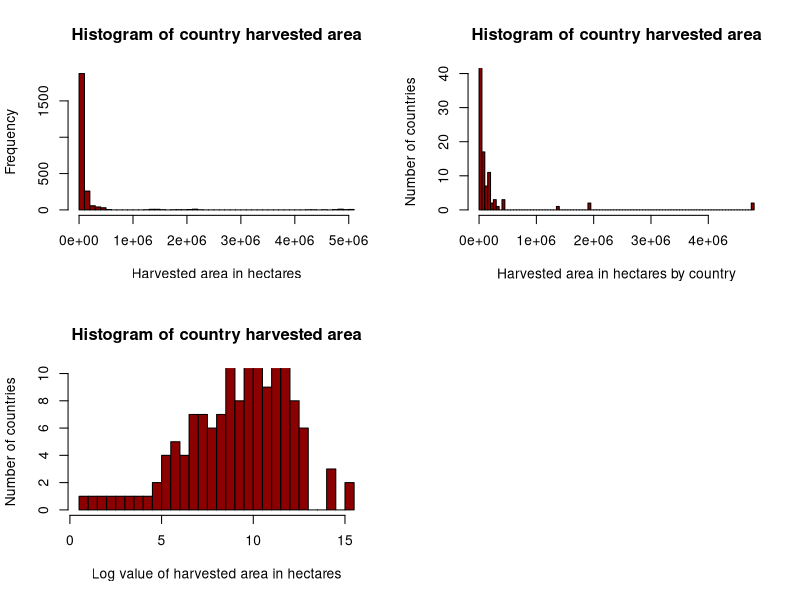
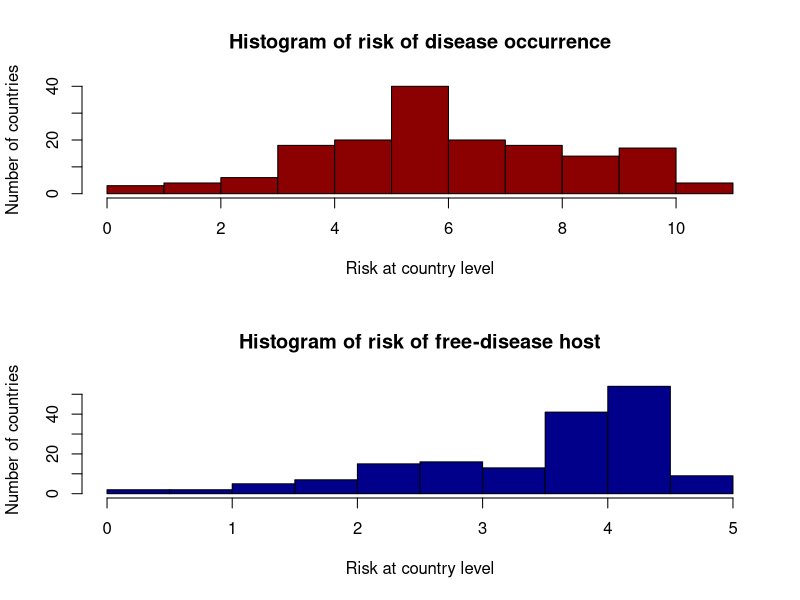

These charts were generated, in order, by the following R code:
## ---- chunk 1
library(igraph)
library(RColorBrewer)
library(dplyr)

HarvestedA <- read.csv("Potatoes_Harvest_2005-2019_FAOSTAT_data_8-22-2021.csv")
#HarvestedA <- read.csv("Bananas_Harvest_2005-2019_FAOSTAT_data_8-22-2021.csv")
#HarvestedA <- read.csv("Cacao_Harvest_2005-2019_FAOSTAT_data_8-22-2021.csv")
#HarvestedA <- read.csv("Coffee_Harvest_2005-2019_FAOSTAT_data_8-22-2021.csv")
#HarvestedA <- read.csv("CommonBeans_Harvest_2005-2019_FAOSTAT_data_8-22-2021.csv")
#HarvestedA <- read.csv("Maize_Harvest_2005-2019_FAOSTAT_data_8-22-2021.csv")
#HarvestedA <- read.csv("Peppers_Harvest_2005-2019_FAOSTAT_data_8-22-2021.csv")
#HarvestedA <- read.csv("Potatoes_Harvest_2005-2019_FAOSTAT_data_8-22-2021.csv")
#HarvestedA <- read.csv("Tomatoes_Harvest_2005-2019_FAOSTAT_data_8-22-2021.csv")
#HarvestedA <- read.csv("Wheat_Harvest_2005-2019_FAOSTAT_data_8-22-2021.csv")
HarvestedArea <- data.frame(HarvestedA)
HarvestedArea1 <- as_tibble(HarvestedArea) %>%
  dplyr::select(Area,Year,Value)%>%
  rename(Country=Area, HarvestArea=Value)

HarvestedArea2<- HarvestedArea1%>%
  group_by(Country) %>%
  summarise(HarvestArea = mean(HarvestArea, na.rm = TRUE))%>%
  filter(HarvestArea > 0) %>%
  mutate(LogHarvestArea = log(HarvestArea))

par(mfrow = c(2, 2))
hist(HarvestedArea1$HarvestArea, 
     breaks = 50,
     col = "darkred",
     xlab = "Harvested area in hectares",
     main = "Histogram of country harvested area")
hist(HarvestedArea2$HarvestArea, 
     breaks = 100,
     ylim = c(0,40),
     col = "darkred",
     xlab = "Harvested area in hectares by country",
     ylab = "Number of countries",
     main = "Histogram of country harvested area")
hist(HarvestedArea2$LogHarvestArea, 
     breaks = 50,
     ylim = c(0,10),
     col = "darkred",
     xlab = "Log value of harvested area in hectares",
     ylab = "Number of countries",
     main = "Histogram of country harvested area")
## ---- chunk 2
HarvestedArea2[HarvestedArea2 == c("Bolivia (Plurinational State of)")] <- c("Bolivia")
HarvestedArea2[HarvestedArea2 == c("China, mainland")] <- c("China")
HarvestedArea2[HarvestedArea2 == c("Democratic Republic of the Congo")] <- c("Congo-Kinshasa")
HarvestedArea2[HarvestedArea2 == c("Congo, Democratic Republic of the")] <- c("Congo-Kinshasa")
HarvestedArea2[HarvestedArea2 == c("Congo, Republic of the")] <- c("Congo Republic")
HarvestedArea2[HarvestedArea2 == c("Bosnia and Herzegovina")] <- c("BiH")
HarvestedArea2[HarvestedArea2 == c("Dominican Republic")] <- c("DOM")
HarvestedArea2[HarvestedArea2 == c("Trinidad and Tobago")] <- c("TT")
HarvestedArea2[HarvestedArea2 == c("United States of America")] <- c("USA")
HarvestedArea2[HarvestedArea2 == c("Venezuela (Bolivarian Republic of)")] <- c("Venezuela")
HarvestedArea2[HarvestedArea2 == c("Central African Republic")] <- c("CF")
HarvestedArea2[HarvestedArea2 == c("Micronesia (Federated States of)")] <- c("Micronesia")
HarvestedArea2[HarvestedArea2 == c("United Kingdom of Great Britain and Northern Ireland")] <- c("UK")
HarvestedArea2[HarvestedArea2 == c("United Arab Emirates")] <- c("UAE")
HarvestedArea2[HarvestedArea2 == c("China, Taiwan Province of")] <- c("Taiwan")
HarvestedArea2[HarvestedArea2 == c("Republic of Korea")] <- c("South Korea")
HarvestedArea2[HarvestedArea2 == c("Russian Federation")] <- c("Russia")
HarvestedArea2[HarvestedArea2 == c("Iran (Islamic Republic of)")] <- c("Iran")
HarvestedArea2[HarvestedArea2 == c("Kyrgyzstan")] <- c("Kyr")
HarvestedArea2[HarvestedArea2 == c("China, Hong Kong SAR")] <- c("Hong Kong")
HarvestedArea2[HarvestedArea2 == c("Syrian Arab Republic")] <- c("Syria")
HarvestedArea2[HarvestedArea2 == c("Saudi Arabia")] <- c("SB")
HarvestedArea2[HarvestedArea2 == c("United Republic of Tanzania")] <- c("Tanzania")
HarvestedArea2[HarvestedArea2 == c("Republic of Moldova")] <- c("Moldova")
HarvestedArea2[HarvestedArea2 == c("China, Macao SAR")] <- c("Macao")
HarvestedArea2[HarvestedArea2 == c("Papua New Guinea")] <- c("PNG")
HarvestedArea2[HarvestedArea2 == c("Democratic People's Republic of Korea")] <- c("North Korea")
HarvestedArea2[HarvestedArea2 == c("Lao People's Democratic Republic")] <- c("Laos")
HarvestedArea2[HarvestedArea2 == c("Saint Vincent and the Grenadines")] <- c("VC")
HarvestedArea2[HarvestedArea2 == c("Saint Kitts and Nevis")] <- c("KN")
HarvestedArea2[HarvestedArea2 == c("Antigua and Barbuda")] <- c("ANTI")
HarvestedArea2[HarvestedArea2 == c("Sao Tome and Principe")] <- c("STD")

#Template:
#Data[Data == "Old name"] <- "New name"
#Example:
#HarvestedArea2[HarvestedArea2 == c("Kyrgyzstan")] <- c("Kyr")
## ---- chunk 3
# Avocados
#DiseaseStatus <- read.csv("1Raffaelea lauricola.csv")

# Bananas
#DiseaseStatus <- read.csv("1Fusarium oxysporum f.sp. cubense tropical race 4.csv")

# Cacao
#DiseaseStatus <- read.csv("3Moniliophthora perniciosa.csv")
# Coffee
#DiseaseStatus <- read.csv("2Colletotrichum kahawae.csv")

# Common beans
#DiseaseStatus <- read.csv("1Groundnut rosette virus.csv")

# Maize
#DiseaseStatus <- read.csv("1Maize lethal necrosis disease.csv")

# Peppers
#DiseaseStatus <- read.csv("2Pepper veinal mottle virus.csv")

# Potatoes
#DiseaseStatus <- read.csv("4Phytophthora erythroseptica var. erythroseptica.csv")

# Tomatoes
#DiseaseStatus <- read.csv("7Tuta absoluta.csv")

# Wheat
#DiseaseStatus <- read.csv("4Tilletia indica.csv")
DiseaseStatus <- read.csv("Ralstonia solanacearum race 3.csv")

DiseaseStatus0 <- as_tibble(DiseaseStatus)%>%
  dplyr::select(Region, Presence, Extent) %>%
  mutate(Extent = ifelse(Extent == "-" & Presence == "Present", "Present", Extent))

a = (DiseaseStatus0[grepl(" - ", DiseaseStatus0$Region), ])
b = a$Region
DiseaseStatus0 = DiseaseStatus0 %>%
  filter(!Region %in% b)

DiseaseStatus1 <- as_tibble(DiseaseStatus0)%>%
  dplyr::select(Region, Extent)

DiseaseStatus1.1 <- DiseaseStatus1 %>%
  dplyr::select(Extent)

DiseaseStatus1.1[DiseaseStatus1.1 == "Widespread"] <- c("5")
DiseaseStatus1.1[DiseaseStatus1.1 == "Native"] <- c("5")
DiseaseStatus1.1[DiseaseStatus1.1 == "Present"] <- c("4")
DiseaseStatus1.1[DiseaseStatus1.1 == "Localized"] <- c("3")
DiseaseStatus1.1[DiseaseStatus1.1 == "Few occurrences"] <- c("2")
DiseaseStatus1.1[DiseaseStatus1.1 == "Transient under eradication"] <- c("1")

DiseaseStatus1.1 <- DiseaseStatus1.1%>%
  mutate(PestLocalPop1=Extent)
DiseaseStatus1.1[,2] <- lapply(DiseaseStatus1.1[,2], as.numeric)

DiseaseStatus1 <- DiseaseStatus1%>%
  mutate(PestLocalPop1=DiseaseStatus1.1$PestLocalPop1)%>%
  rename(Country = Region)
#dat[, l2] <- lapply(dat[, l2], as.numeric)
#rep(1, length.out = length(DiseaseStatus1[,3] == "Present"))
DiseaseStatus1[DiseaseStatus1 == c("United States")] <- c("USA")

DiseaseStatus1[DiseaseStatus1 == c("Bolivia (Plurinational State of)")] <- c("Bolivia")
DiseaseStatus1[DiseaseStatus1 == c("China, mainland")] <- c("China")
DiseaseStatus1[DiseaseStatus1 == c("Democratic Republic of the Congo")] <- c("Congo-Kinshasa")
DiseaseStatus1[DiseaseStatus1 == c("Congo, Democratic Republic of the")] <- c("Congo-Kinshasa")
DiseaseStatus1[DiseaseStatus1 == c("Congo, Republic of the")] <- c("Congo Republic")
DiseaseStatus1[DiseaseStatus1 == c("Bosnia and Herzegovina")] <- c("BiH")
DiseaseStatus1[DiseaseStatus1 == c("Dominican Republic")] <- c("DOM")
DiseaseStatus1[DiseaseStatus1 == c("Trinidad and Tobago")] <- c("TT")
DiseaseStatus1[DiseaseStatus1 == c("United States of America")] <- c("USA")
DiseaseStatus1[DiseaseStatus1 == c("Venezuela (Bolivarian Republic of)")] <- c("Venezuela")
DiseaseStatus1[DiseaseStatus1 == c("Central African Republic")] <- c("CF")
DiseaseStatus1[DiseaseStatus1 == c("Micronesia (Federated States of)")] <- c("Micronesia")
DiseaseStatus1[DiseaseStatus1 == c("United Kingdom of Great Britain and Northern Ireland")] <- c("UK")
DiseaseStatus1[DiseaseStatus1 == c("United Arab Emirates")] <- c("UAE")
DiseaseStatus1[DiseaseStatus1 == c("China, Taiwan Province of")] <- c("Taiwan")
DiseaseStatus1[DiseaseStatus1 == c("Republic of Korea")] <- c("South Korea")
DiseaseStatus1[DiseaseStatus1 == c("Russian Federation")] <- c("Russia")
DiseaseStatus1[DiseaseStatus1 == c("Iran (Islamic Republic of)")] <- c("Iran")
DiseaseStatus1[DiseaseStatus1 == c("Kyrgyzstan")] <- c("Kyr")
DiseaseStatus1[DiseaseStatus1 == c("China, Hong Kong SAR")] <- c("Hong Kong")
DiseaseStatus1[DiseaseStatus1 == c("Syrian Arab Republic")] <- c("Syria")
DiseaseStatus1[DiseaseStatus1 == c("Saudi Arabia")] <- c("SB")
DiseaseStatus1[DiseaseStatus1 == c("United Republic of Tanzania")] <- c("Tanzania")
DiseaseStatus1[DiseaseStatus1 == c("Republic of Moldova")] <- c("Moldova")
DiseaseStatus1[DiseaseStatus1 == c("China, Macao SAR")] <- c("Macao")
DiseaseStatus1[DiseaseStatus1 == c("Papua New Guinea")] <- c("PNG")
DiseaseStatus1[DiseaseStatus1 == c("Democratic People's Republic of Korea")] <- c("North Korea")
DiseaseStatus1[DiseaseStatus1 == c("Lao People's Democratic Republic")] <- c("Laos")
DiseaseStatus1[DiseaseStatus1 == c("Saint Vincent and the Grenadines")] <- c("VC")
DiseaseStatus1[DiseaseStatus1 == c("Saint Kitts and Nevis")] <- c("KN")
DiseaseStatus1[DiseaseStatus1 == c("Antigua and Barbuda")] <- c("ANTI")
DiseaseStatus1[DiseaseStatus1 == c("Sao Tome and Principe")] <- c("STD")

DiseaseStatus1
## ---- chunk 4
library(tidyverse)

DiseaseRisk1 <- merge(HarvestedArea2, DiseaseStatus1, by = 'Country', all = TRUE)

DiseaseRisk1 <- DiseaseRisk1 %>%
  replace_na(list(HarvestArea = 0, LogHarvestArea = 0, PestLocalPop1 = 0, Extent = "Absent")) %>%
  mutate(RelPestLocalPop1 = 1+PestLocalPop1/5)

#Number of countries infected divided by the producing countries:
n <- length(DiseaseStatus1$Country)
N <- length(HarvestedArea2$Country)
nN <- n/N

#Calculating country geographic range (δ)
DiseaseRisk1 <- DiseaseRisk1 %>%
  mutate(AbsGeographic_risk = LogHarvestArea*nN) %>%
  replace_na(list(AbsGeographic_risk = 0))
maxi=max(DiseaseRisk1$AbsGeographic_risk)

DiseaseRisk1 <- DiseaseRisk1 %>%
  mutate(RelGeographic_risk = (5*AbsGeographic_risk/maxi))

#Habitat specificity (ℵ): for example, Raffaela lauricola
primaryHost=1
secondaryHost=0

DiseaseRisk1 <- DiseaseRisk1 %>%
  mutate(Habitat_specificity = 1+log(2*primaryHost+1*secondaryHost))

#Potential pest abundance (φ): Source or risk of release (PestAbundance)
DiseaseRisk1 <- DiseaseRisk1 %>%
  mutate(PestAbundance = ((PestLocalPop1^2)+(RelGeographic_risk^2))^(.5)*(Habitat_specificity))
## ---- chunk 5
#Number of countries non-infected divided by the producing countries:
n <- length(DiseaseStatus1$Country)
N <- length(HarvestedArea2$Country)
nNIntro <- (1 - n/N)

#Calculating country geographic range (δ)
DiseaseRisk2 <- DiseaseRisk1 %>%
  mutate(AbsGeographic_risk2 = LogHarvestArea*nNIntro) %>%
  replace_na(list(AbsGeographic_risk2 = 0))
maxi2=max(DiseaseRisk2$AbsGeographic_risk2)

DiseaseRisk2 <- DiseaseRisk2 %>%
  mutate(RelGeographic_risk2 = 5*AbsGeographic_risk2/maxi2,
         PestLocalPop2=ifelse(PestLocalPop1 %in% 5, 0,
                              ifelse(PestLocalPop1 %in% 4, 1, ifelse(PestLocalPop1 %in% 3, 2, ifelse(PestLocalPop1 %in% 2, 3, ifelse(PestLocalPop1 %in% 1, 4, 5))))))

#Potential pest abundance (φ): Source or risk of release (PestAbundance)
DiseaseRisk2 <- DiseaseRisk2 %>%
  mutate(PestAbundance2 = (((RelGeographic_risk2)^2+(PestLocalPop2)^2)^(.5))*Habitat_specificity)
miniP=min(DiseaseRisk2$PestAbundance2)
DiseaseRisk2=DiseaseRisk2 %>%
  mutate(RelPestAbundance2 = (PestAbundance2-miniP)) %>%
  mutate(RelPestAbundance2 = 5*RelPestAbundance2/max(RelPestAbundance2))
#write.csv(DiseaseRisk2, "Avocados_PestAbundance_Global_Raffaelea_lauricola.csv")

#write.csv(DiseaseRisk2, "Bananas_PestAbundance_Global_Fusarium_oxysporum_TR4.csv")

#write.csv(DiseaseRisk2, "Cacao_PestAbundance_Global_Moniliophthora_perniciosa.csv")

#write.csv(DiseaseRisk2, "Coffee_PestAbundance_Global_Colletotrichum_kahawae.csv")

#write.csv(DiseaseRisk2, "CommonBeans_PestAbundance_Global_Groundnut_rostte_virus.csv")

#write.csv(DiseaseRisk2, "Maize_PestAbundance_Global_Maize_lethal_necrosis_disease.csv")

#write.csv(DiseaseRisk2, "Peppers_PestAbundance_Global_Pepper_veinal_mottle_virus.csv")

write.csv(DiseaseRisk2, "Potatoes_PestAbundance_Global_Ralstonia_solanacearum_race3_biovar2.csv")

#write.csv(DiseaseRisk2, "Tomatoes_PestAbundance_Global_Tuta_absoluta.csv")

#write.csv(DiseaseRisk2, "Wheat_PestAbundance_Global_Tilletia_indica.csv")
## ---- chunk 6
par(mfrow=c(2,1))
hist(DiseaseRisk1$PestAbundance,
     col = "darkred",
     xlab = "Risk at country level",
     ylab = "Number of countries",
     main = paste("Histogram of risk of disease occurrence"))
hist(DiseaseRisk2$RelPestAbundance2,
     col = "darkblue",
     xlab = "Risk at country level",
     ylab = "Number of countries",
     main = paste("Histogram of risk of free-disease host"))
